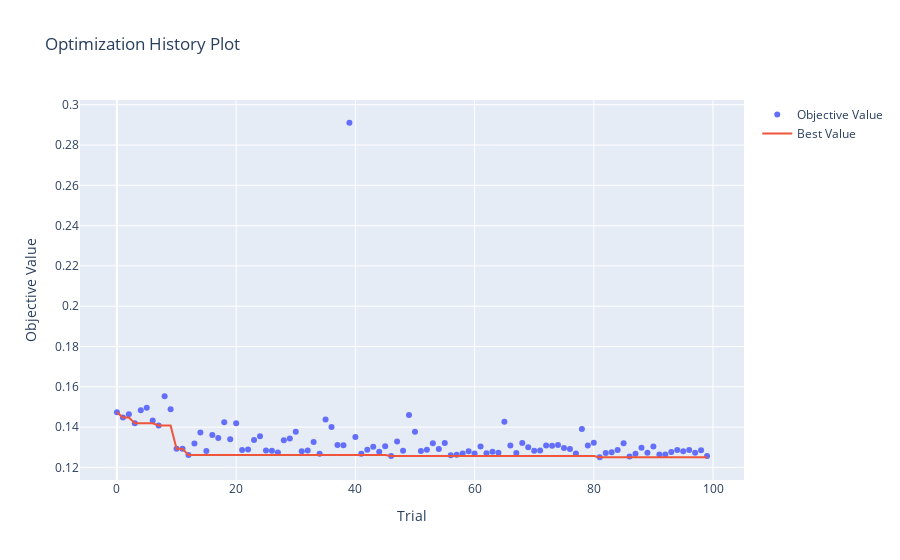

Here is the notebook cell this chart was saved with:
### Markdown cell above
### Exploration de la study Optuna pour XGBoostRegressor

### Code cell
from optuna.visualization import plot_optimization_history
plot_optimization_history(study_xgbregressor)
